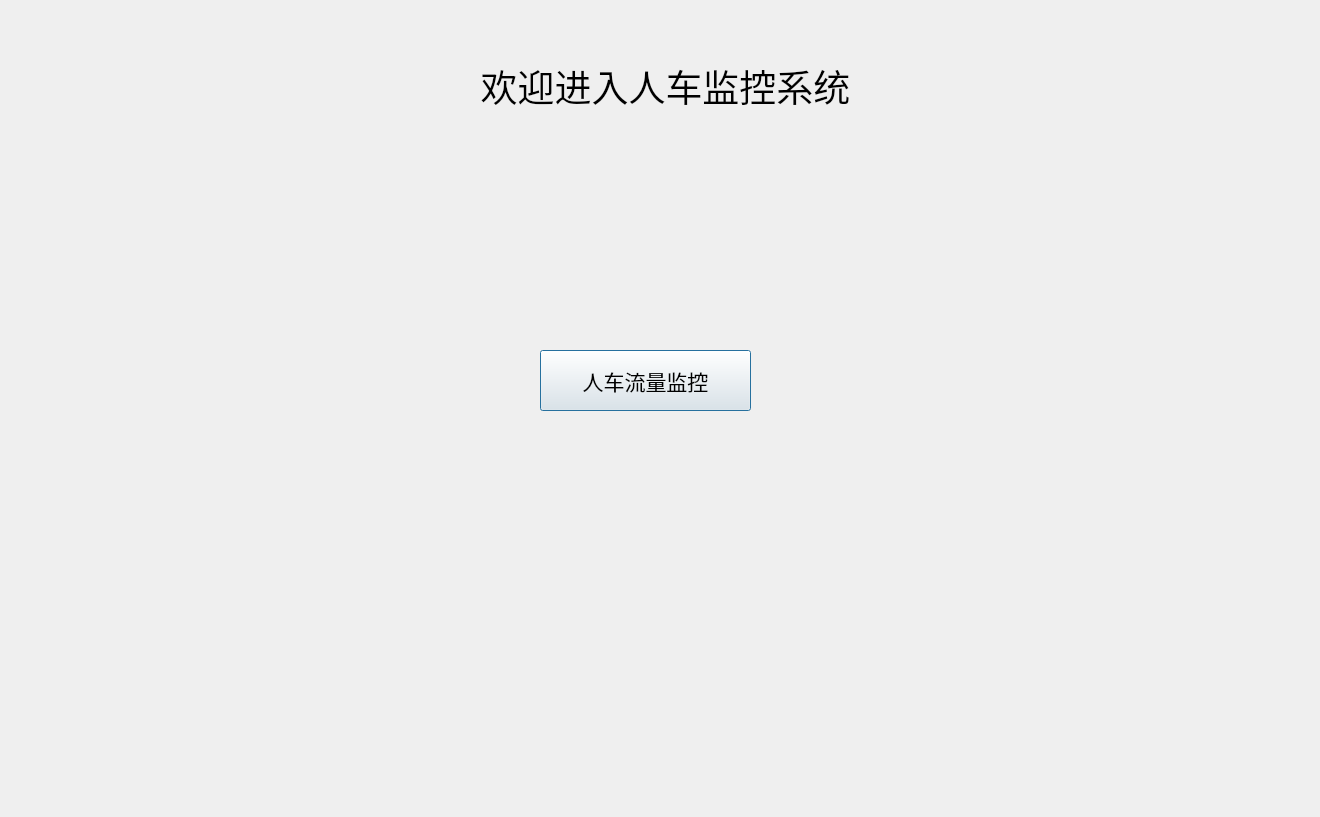
<?xml version="1.0" encoding="UTF-8"?>
<ui version="4.0">
 <class>Dialog</class>
 <widget class="QDialog" name="Dialog">
  <property name="geometry">
   <rect>
    <x>0</x>
    <y>0</y>
    <width>1320</width>
    <height>817</height>
   </rect>
  </property>
  <property name="windowTitle">
   <string>Dialog</string>
  </property>
  <property name="styleSheet">
   <string notr="true"/>
  </property>
  <widget class="QLabel" name="title">
   <property name="geometry">
    <rect>
     <x>140</x>
     <y>10</y>
     <width>1051</width>
     <height>151</height>
    </rect>
   </property>
   <property name="font">
    <font>
     <pointsize>28</pointsize>
    </font>
   </property>
   <property name="text">
    <string>欢迎进入人车监控系统</string>
   </property>
   <property name="alignment">
    <set>Qt::AlignCenter</set>
   </property>
  </widget>
  <widget class="QPushButton" name="go">
   <property name="geometry">
    <rect>
     <x>540</x>
     <y>350</y>
     <width>211</width>
     <height>61</height>
    </rect>
   </property>
   <property name="font">
    <font>
     <pointsize>16</pointsize>
    </font>
   </property>
   <property name="text">
    <string>人车流量监控</string>
   </property>
  </widget>
 </widget>
 <resources>
  <include location="../data/resources.qrc"/>
 </resources>
 <connections>
  <connection>
   <sender>go</sender>
   <signal>clicked()</signal>
   <receiver>Dialog</receiver>
   <slot>goin()</slot>
   <hints>
    <hint type="sourcelabel">
     <x>625</x>
     <y>500</y>
    </hint>
    <hint type="destinationlabel">
     <x>659</x>
     <y>408</y>
    </hint>
   </hints>
  </connection>
 </connections>
 <slots>
  <slot>goin()</slot>
 </slots>
</ui>
